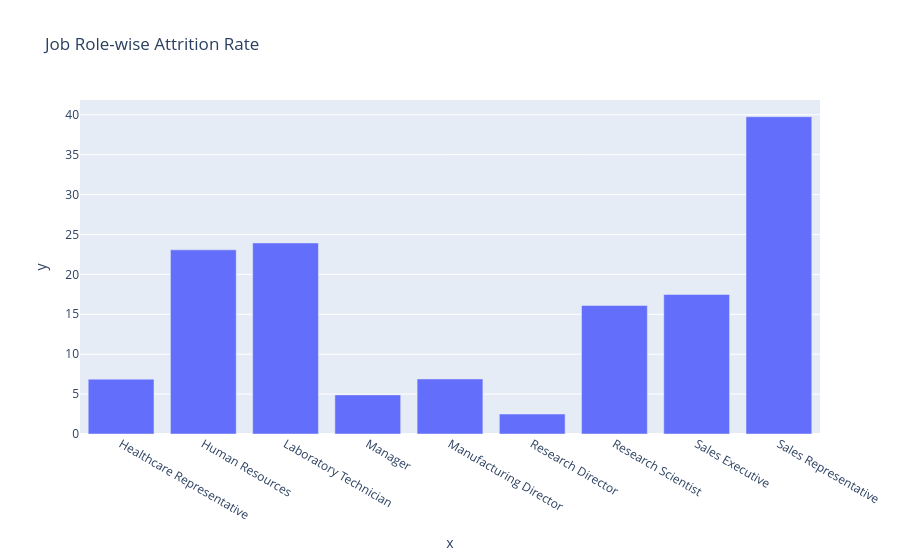

The notebook cell this image was saved under:
### Code cell
fig = px.bar(
    x=jobrole_attrition.index,
    y=jobrole_attrition["Yes"],
    title='Job Role-wise Attrition Rate'
)
fig.show()

### Figure 1 — Plotly figure (JSON) as saved in the notebook; plotly's stock layout.template omitted (floating-point values rounded to 4 significant figures)
{"data": [{"hovertemplate": "x=%{x}<br>y=%{y}<extra></extra>", "legendgroup": "", "marker": {"color": "#636efa", "pattern": {"shape": ""}}, "name": "", "orientation": "v", "showlegend": false, "textposition": "auto", "type": "bar", "x": ["Healthcare Representative", "Human Resources", "Laboratory Technician", "Manager", "Manufacturing Director", "Research Director", "Research Scientist", "Sales Executive", "Sales Representative"], "xaxis": "x", "y": [6.87, 23.08, 23.94, 4.902, 6.897, 2.5, 16.1, 17.48, 39.76], "yaxis": "y"}], "layout": {"barmode": "relative", "legend": {"tracegroupgap": 0}, "title": {"text": "Job Role-wise Attrition Rate"}, "xaxis": {"anchor": "y", "domain": [0, 1], "title": {"text": "x"}}, "yaxis": {"anchor": "x", "domain": [0, 1], "title": {"text": "y"}}}}
